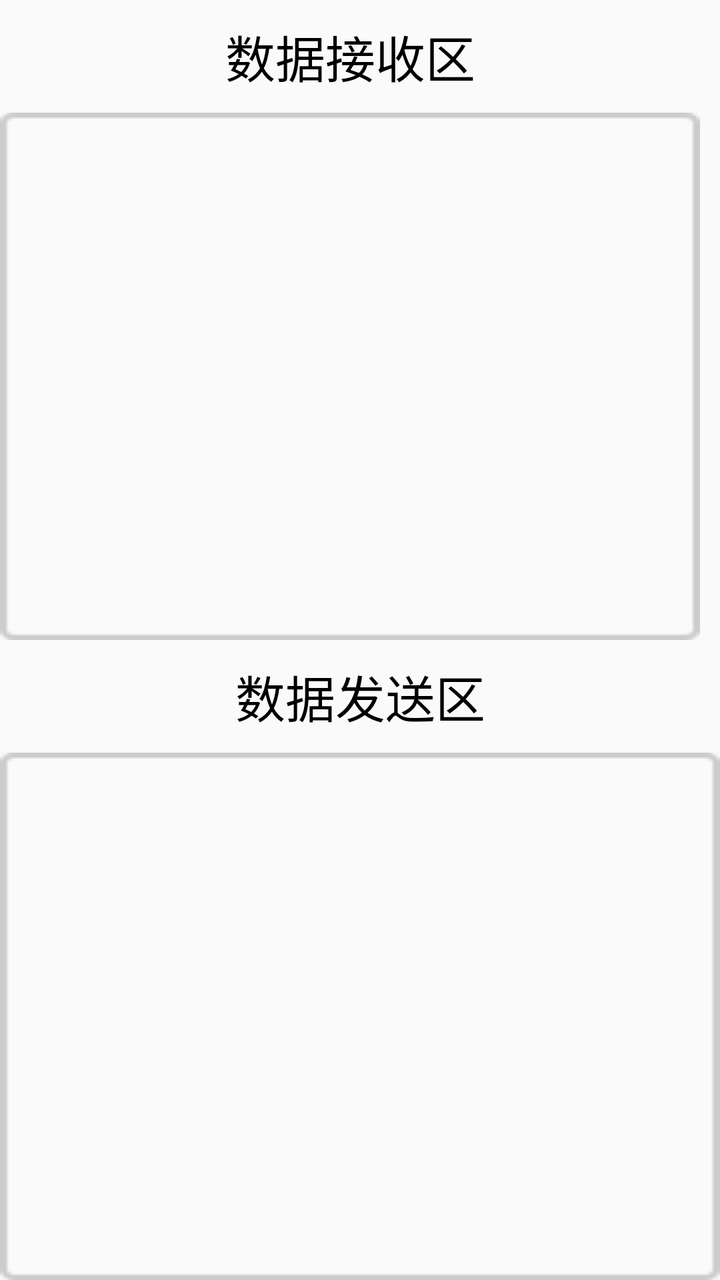
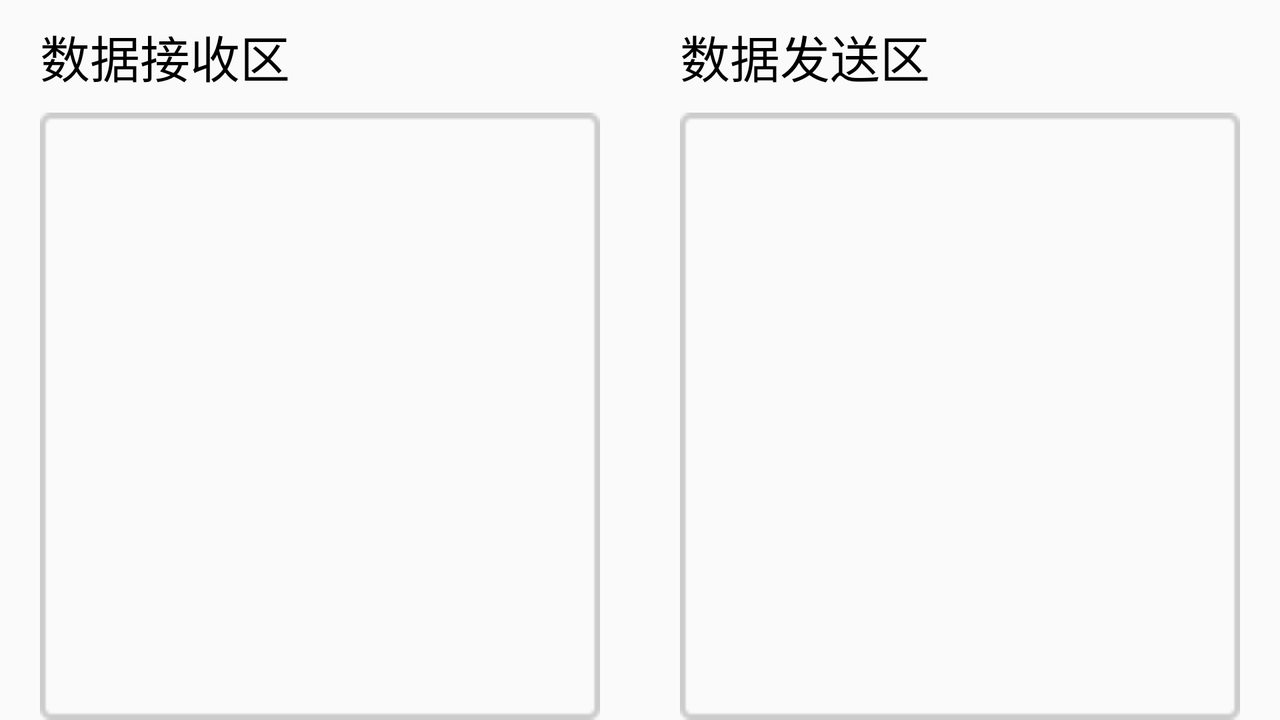

One screen, two layout resources from the same app: the default and the author's alternative for another configuration. Each is rendered where Android would select it; the XML of both is given below.
<!-- AndroidManifest.xml: application theme Theme.AppCompat.Light.NoActionBar -->
<!-- res/layout/lift_show_fragment.xml -->
<?xml version="1.0" encoding="utf-8"?>
<layout xmlns:android="http://schemas.android.com/apk/res/android"
    xmlns:tools="http://schemas.android.com/tools">

    <data>

    </data>

    <LinearLayout
        android:layout_width="match_parent"
        android:layout_height="match_parent"
        android:orientation="vertical"
        tools:context=".fragment.Lift_Show">

        <LinearLayout
            android:layout_width="match_parent"
            android:layout_height="match_parent"
            android:layout_weight="1"
            android:layout_marginRight="10dp"
            android:orientation="vertical">

            <TextView
                android:layout_width="match_parent"
                android:layout_height="wrap_content"
                android:text="数据接收区"
                android:textSize="25sp"
                android:gravity="center"
                android:layout_marginTop="10dp"
                android:layout_marginBottom="10dp"
                android:textColor="#000000"/>

            <TextView
                android:id="@+id/id_receivemessage"
                android:layout_width="match_parent"
                android:layout_height="match_parent"
                android:layout_weight="1"
                android:textSize="20sp"
                android:padding="10dp"
                android:textColor="#000000"
                android:background="@mipmap/border_bg03"/>

        </LinearLayout>

        <LinearLayout
            android:layout_width="match_parent"
            android:layout_height="match_parent"
            android:layout_weight="1"
            android:orientation="vertical">

            <TextView
                android:layout_width="match_parent"
                android:layout_height="wrap_content"
                android:text="数据发送区"
                android:textSize="25sp"
                android:gravity="center"
                android:layout_marginTop="10dp"
                android:layout_marginBottom="10dp"
                android:textColor="#000000"/>

            <TextView
                android:id="@+id/id_sendmessage"
                android:layout_width="match_parent"
                android:layout_height="match_parent"
                android:layout_weight="1"
                android:maxLines = "100000"
                android:fadeScrollbars="false"
                android:scrollbars = "vertical"
                android:textSize="20sp"
                android:padding="10dp"
                android:textColor="#000000"
                android:background="@mipmap/border_bg03"/>

        </LinearLayout>

    </LinearLayout>
</layout>
<!-- resources referenced by this layout -->
<resources>
  <!-- mipmap border_bg03: png bitmap (mipmap-xhdpi, 795 bytes) -->
</resources>
<!-- res/layout-land/lift_show_fragment.xml (the author's variant of the layout above) -->
<!-- drawn on the phone turned sideways -->
<?xml version="1.0" encoding="utf-8"?>
<layout xmlns:android="http://schemas.android.com/apk/res/android"
    xmlns:tools="http://schemas.android.com/tools">

    <data>

    </data>

    <LinearLayout
        android:layout_width="match_parent"
        android:layout_height="match_parent"
        android:orientation="horizontal"
        tools:context=".fragment.Lift_Show">

        <LinearLayout
            android:layout_width="match_parent"
            android:layout_height="match_parent"
            android:layout_weight="1"
            android:layout_marginLeft="20dp"
            android:layout_marginRight="20dp"
            android:orientation="vertical">

            <TextView
                android:layout_width="match_parent"
                android:layout_height="wrap_content"
                android:text="数据接收区"
                android:textSize="25sp"
                android:layout_marginTop="10dp"
                android:layout_marginBottom="10dp"
                android:textColor="#000000"/>

            <TextView
                android:id="@+id/id_receivemessage"
                android:layout_width="match_parent"
                android:layout_height="match_parent"
                android:layout_weight="1"
                android:textSize="20sp"
                android:padding="10dp"
                android:textColor="#000000"
                android:background="@mipmap/border_bg03"/>

        </LinearLayout>

        <LinearLayout
            android:layout_width="match_parent"
            android:layout_height="match_parent"
            android:layout_weight="1"
            android:layout_marginLeft="20dp"
            android:layout_marginRight="20dp"
            android:orientation="vertical">

            <TextView
                android:layout_width="match_parent"
                android:layout_height="wrap_content"
                android:text="数据发送区"
                android:textSize="25sp"
                android:maxLines = "100000"
                android:scrollbars = "vertical"
                android:layout_marginTop="10dp"
                android:layout_marginBottom="10dp"
                android:textColor="#000000"/>

            <TextView
                android:id="@+id/id_sendmessage"
                android:layout_width="match_parent"
                android:layout_height="match_parent"
                android:layout_weight="1"
                android:maxLines = "100000"
                android:fadeScrollbars="false"
                android:scrollbars = "vertical"
                android:textSize="20sp"
                android:padding="10dp"
                android:textColor="#000000"
                android:background="@mipmap/border_bg03"/>

        </LinearLayout>

    </LinearLayout>
</layout>
